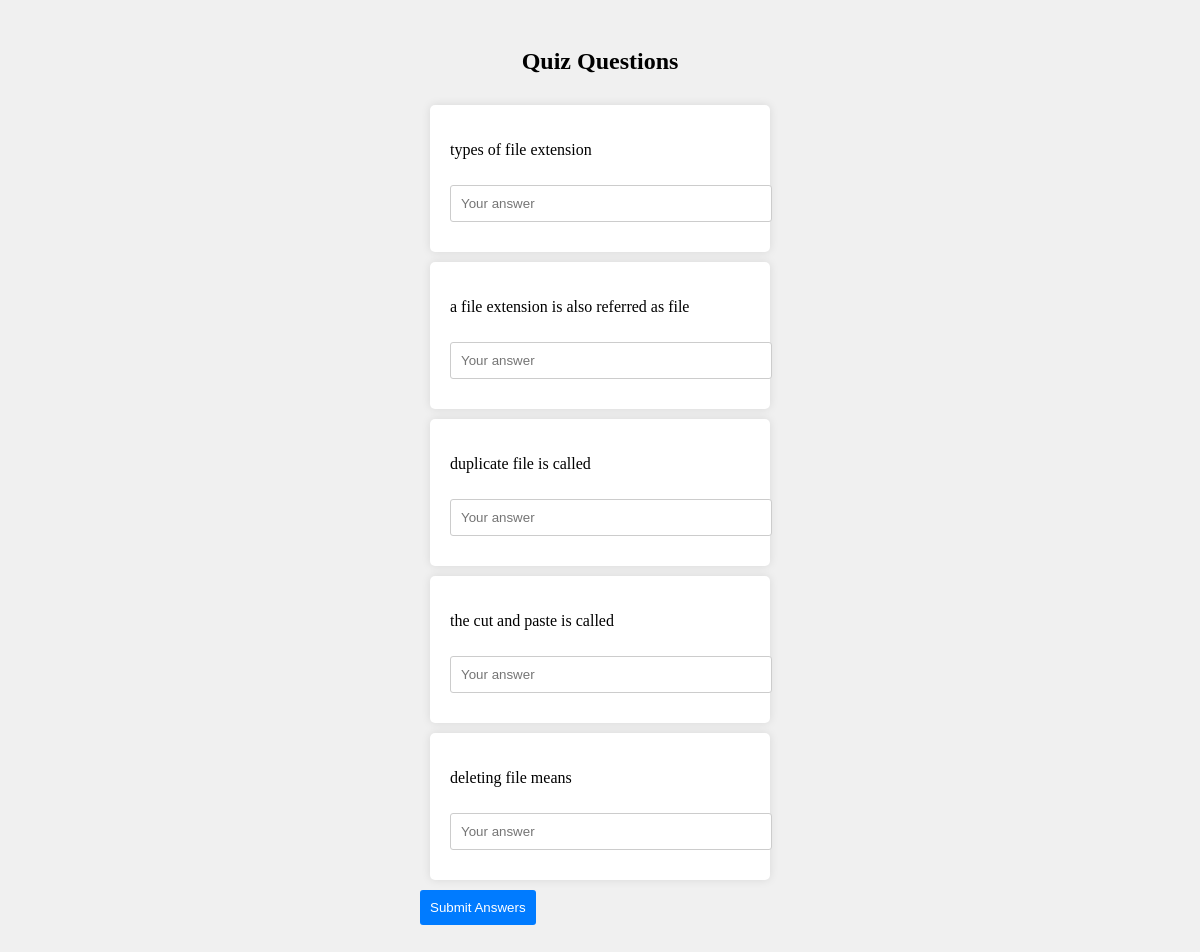
The page /quiz_question.php?id=3 (signed in) on the database its author committed.
### tables this page shows
CREATE TABLE `question` (
  `question_id` int(11) NOT NULL,
  `quiz_id` int(11) NOT NULL,
  `question` varchar(255) NOT NULL,
  `del` int(11) NOT NULL DEFAULT 0
);

### quiz_question.php (the view, shortened to what this page needs)
<?php
$conn = mysqli_connect("localhost", "root", "", "quiz_system");
if(isset($_GET['id'])){
    $quiz_id = $_GET['id'];
    $sql = "SELECT * FROM `question` WHERE `quiz_id` = '$quiz_id' AND `del` = 0";
    $result = mysqli_query($conn, $sql);
}
?>
<!DOCTYPE html>
<html lang="en">
<head>
</head>
<body>
    <h2>Quiz Questions</h2>
    <form method="POST" action="quiz_question.php?id=<?php echo $quiz_id; ?>">
        <?php
        if (mysqli_num_rows($result) > 0) {
            while($row = mysqli_fetch_assoc($result)) {
                echo "<div class='question-card'>";
                echo "<p>" . $row["question"] . "</p>";
                echo "<input type='text' name='answer[" . $row["question_id"] . "]' placeholder='Your answer' required>";
                echo "</div>";
            }
        } else {
            echo "No questions found.";
        }
        ?>
        <button onclick="return confirm('are you sure?')" name="save" type="submit">Submit Answers</button>
    </form>
</body>
</html>

### quiz_question.php (style rules this page uses)
body { display: flex; flex-direction: column; align-items: center; background-color: #f0f0f0; padding: 20px; }
.question-card { background: white; padding: 20px; border-radius: 5px; box-shadow: 0 0 10px rgba(0, 0, 0, 0.1); margin: 10px; width: 300px; }
input[type="text"] { margin: 10px 0; padding: 10px; width: 100%; border: 1px solid #ccc; border-radius: 3px; }
button { padding: 10px; background-color: #007bff; color: white; border: none; border-radius: 3px; cursor: pointer; }

### rows shown on the page
question: question "types of file extension"
question: question "a file extension is also referred as file"
question: question "duplicate file is called"
question: question "the cut and paste is called"
question: question "deleting file means"
